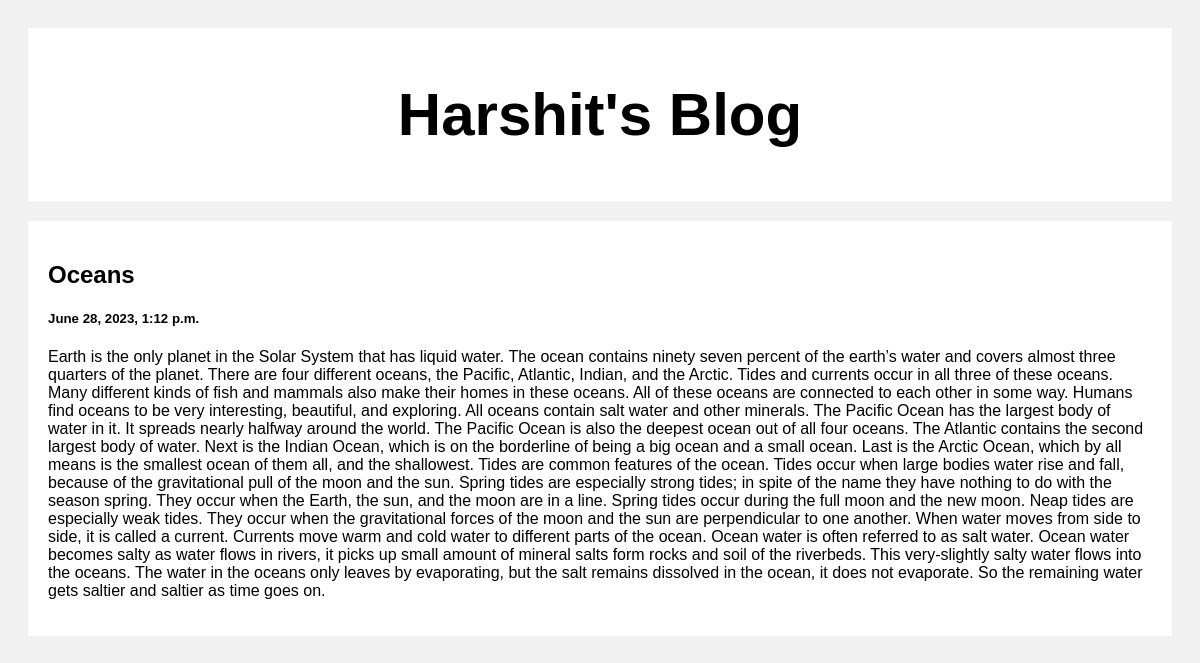
/post/1, run on the app's committed database.
### posts/models.py (models this page shows)
class Post(models.Model):
    title= models.CharField(max_length=100)
    body= models.CharField(max_length=100000)
    created_at= models.DateTimeField(default= datetime.now, blank=True)

### posts/views.py (the view)
# urls.py: path('post/<str:pk>', views.post, name='post')
def post(request, pk):
    post = Post.objects.get(id=pk)
    return render(request,'post.html',{'posts': post})

### templates/post.html (shortened to what this page needs)
<!DOCTYPE html>
<html>
<head>
</head>
<body>
<div class="header">
    <a style="text-decoration:none;color:black;" href='/'>
        <h2>Harshit's Blog</h2>
    </a>
</div>
<div class="row">
  <div class="leftcolumn">
    <div class="card">
        <h2>{{posts.title}}</h2>
        <h5>{{posts.created_at}}</h5>
        <p>{{posts.body}}</p>
    </div>
  </div>
</div>
</body>
</html>

### templates/post.html (style rules this page uses)
* { box-sizing: border-box; }
body { font-family: Arial; padding: 20px; background: #f1f1f1; }
.header { padding: 2px; font-size: 40px; text-align: center; background: white; }
.leftcolumn { float: left; width: 100%; }
.card { background-color: white; padding: 20px; margin-top: 20px; }
.row:after { content: ""; display: table; clear: both; }

### data on the page
Post: title "Oceans", created_at "June 28, 2023, 1:12 p.m.", body "Earth is the only planet in the Solar System that has liquid water. The ocean contains ninety seven percent of the earth’s water and covers almost three quarters of the planet. There are four different oceans, the Pacific, Atlantic, Indian, and the Arctic. Tides and currents occur in all three of these oceans. Many different kinds of fish and mammals also make their homes in these oceans. All of these oceans are connected to each other in some way. Humans find oceans to be very interesting, beautiful, and exploring. All oceans contain salt water and other minerals. The Pacific Ocean has the largest body of water in it. It spreads nearly halfway around the world. The Pacific Ocean is also…"
